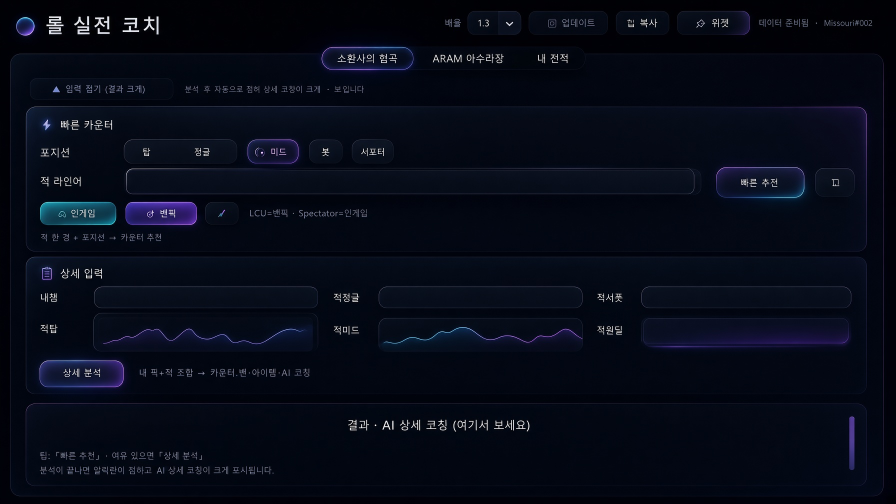
#> input picture app-design-reference.jpg, 1792 x 1008 px (shown at 1/2 size); its folder holds only this picture in this run
$ python -i augment_ocr.py   (imports and definitions only)
#> lines starting #> are read from the running program, lines starting #| are printed output that depends on the picture
### src/lol_coach/log.py
"""공통 로깅 — CLI ``-v`` / GUI 부팅 시 한 번 초기화.

라이브러리 모듈은 ``logging.getLogger("lol_coach...")`` 로 로그만 남기고,
화면 출력은 기존 rich/GUI 경로를 그대로 사용한다.

설치본 디버깅을 위해 ``<데이터폴더>/logs/lol_coach.log`` 에도 로그를 남긴다
(기본 INFO; ``-v``/``LOL_COACH_DEBUG=1`` 시 DEBUG).
"""

from __future__ import annotations

import logging
import os
from logging.handlers import RotatingFileHandler

_LOGGER_NAME = "lol_coach"
_initialized = False


def get_logger(name: str | None = None) -> logging.Logger:
#> further down, picture is the input picture: PIL image 1792x1008 RGB; mean R, G, B 6.5, 10.7, 23.5
    if name:
        return logging.getLogger(f"{_LOGGER_NAME}.{name}")
    return logging.getLogger(_LOGGER_NAME)


# [48 lines left out: function setup_logging, not called in this run]

### src/lol_coach/analysis/augment_ocr.py
"""아수라장 제시 증강 — 화면 캡처 + Windows OCR + 카탈로그 매칭.

Riot은 맵에서 뜨는 3장을 LCU로 주지 않는다. 붙여넣기 대신
증강 창이 보일 때 화면 글자를 읽어 카탈로그 이름과 맞춘다.
"""

from __future__ import annotations

import ctypes
import json
import os
import re
import subprocess
import tempfile
from ctypes import wintypes
from dataclasses import dataclass
from difflib import SequenceMatcher
from pathlib import Path
from typing import Any

from lol_coach.log import get_logger

_log = get_logger("augocr")

_MIN_LABEL = 3
_AUG_LEVELS = frozenset({3, 7, 11, 15})
_CREATE_NO_WINDOW = 0x08000000
_PW_RENDERFULLCONTENT = 2

_OCR_PS = r"""
param([string]$Path, [string]$Lang = "ko", [string]$Out = "")
Add-Type -AssemblyName System.Runtime.WindowsRuntime | Out-Null
$asTaskGeneric = [System.WindowsRuntimeSystemExtensions].GetMethods() |
    Where-Object {
        $_.Name -eq 'AsTask' -and $_.GetParameters().Count -eq 1 -and
        $_.GetParameters()[0].ParameterType.Name -eq 'IAsyncOperation`1'
    } | Select-Object -First 1
function Await-WinRT($op, [type]$t) {
    $asTask = $asTaskGeneric.MakeGenericMethod($t)
    $netTask = $asTask.Invoke($null, @($op))
    $netTask.Wait(-1) | Out-Null
    return $netTask.Result
}
[Windows.Storage.StorageFile,Windows.Storage,ContentType=WindowsRuntime] | Out-Null
[Windows.Graphics.Imaging.BitmapDecoder,Windows.Graphics.Imaging,ContentType=WindowsRuntime] | Out-Null
[Windows.Media.Ocr.OcrEngine,Windows.Foundation,ContentType=WindowsRuntime] | Out-Null
$file = Await-WinRT ([Windows.Storage.StorageFile]::GetFileFromPathAsync($Path)) ([Windows.Storage.StorageFile])
$stream = Await-WinRT ($file.OpenAsync([Windows.Storage.FileAccessMode]::Read)) ([Windows.Storage.Streams.IRandomAccessStream])
$decoder = Await-WinRT ([Windows.Graphics.Imaging.BitmapDecoder]::CreateAsync($stream)) ([Windows.Graphics.Imaging.BitmapDecoder])
$bitmap = Await-WinRT ($decoder.GetSoftwareBitmapAsync()) ([Windows.Graphics.Imaging.SoftwareBitmap])
$lang = New-Object Windows.Globalization.Language $Lang
$engine = [Windows.Media.Ocr.OcrEngine]::TryCreateFromLanguage($lang)
if (-not $engine) { $engine = [Windows.Media.Ocr.OcrEngine]::TryCreateFromUserProfileLanguages() }
if (-not $engine) { throw "Windows OCR engine unavailable" }
$result = Await-WinRT ($engine.RecognizeAsync($bitmap)) ([Windows.Media.Ocr.OcrResult])
$text = [string]$result.Text
$lineObjs = @()
foreach ($line in $result.Lines) {
    if (-not $line.Words -or $line.Words.Count -eq 0) { continue }
    $minX = [double]::MaxValue; $minY = [double]::MaxValue
    $maxX = 0.0; $maxY = 0.0
    foreach ($word in $line.Words) {
        $r = $word.BoundingRect
        if ($r.X -lt $minX) { $minX = [double]$r.X }
        if ($r.Y -lt $minY) { $minY = [double]$r.Y }
        $right = [double]$r.X + [double]$r.Width
        $bottom = [double]$r.Y + [double]$r.Height
        if ($right -gt $maxX) { $maxX = $right }
        if ($bottom -gt $maxY) { $maxY = $bottom }
    }
    $lineObjs += @{
        t = [string]$line.Text
        x = $minX
        y = $minY
        w = [math]::Max(0.0, $maxX - $minX)
        h = [math]::Max(0.0, $maxY - $minY)
    }
}
$wordObjs = @()
foreach ($line in $result.Lines) {
    if (-not $line.Words) { continue }
    foreach ($word in $line.Words) {
        $r = $word.BoundingRect
        $wordObjs += @{
            t = [string]$word.Text
            x = [double]$r.X
            y = [double]$r.Y
            w = [double]$r.Width
            h = [double]$r.Height
        }
    }
}
$payload = @{ text = $text; lines = @($lineObjs); words = @($wordObjs) }
$json = $payload | ConvertTo-Json -Compress -Depth 6
if ($Out) {
    [System.IO.File]::WriteAllText($Out, $json, [System.Text.UTF8Encoding]::new($false))
} else {
    Write-Output $json
}
"""


@dataclass(frozen=True)
class OfferedRead:
    """화면에서 읽은 제시 증강."""

    names: list[str]
    reason: str  # ok | blank | empty_ocr | no_match | weak_match | error
    raw: str = ""


@dataclass(frozen=True)
class OcrLine:
    text: str
    x: float = 0.0
    y: float = 0.0
    w: float = 0.0
    h: float = 0.0

    @property
    def cx(self) -> float:
        return self.x + self.w / 2.0


# [10 lines left out: function active_player_level, not called in this run]


def is_augment_level(level: int) -> bool:
    return int(level) in _AUG_LEVELS


def _compact(text: str) -> str:
    return re.sub(r"\s+", "", text or "").casefold()


# [385 lines left out: functions match_catalog_names, match_catalog_names_in_order, _labels_of, fuzzy_catalog_hit, recover_unmatched_names, _column_of and 10 more, not called in this run]


def _prepare_for_ocr(image: Any) -> Any:
    """어두운 카드 위 금색 글자를 OCR이 읽기 쉽게 키우고 대비를 올린다."""
    from PIL import Image, ImageOps, ImageStat

    gray = ImageOps.autocontrast(image.convert("L"), cutoff=2)
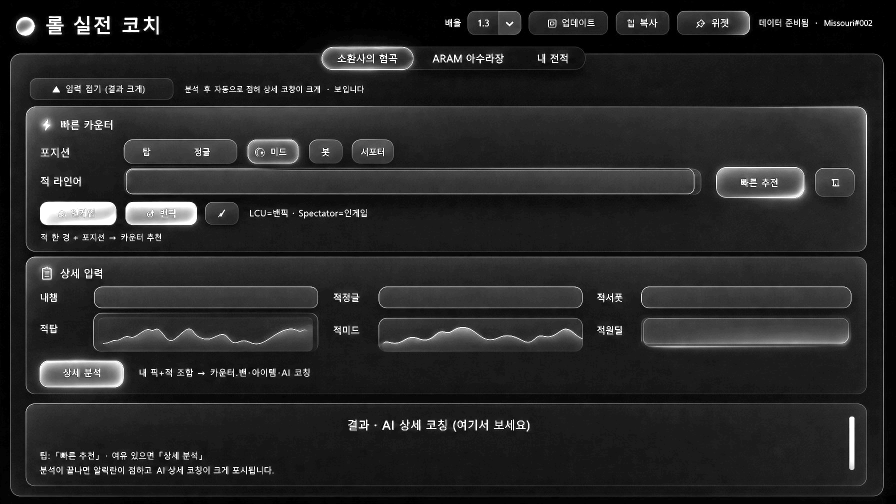
#> gray: PIL image 1792x1008 L (shown at 1/2 size); min 0, max 255, mean 38.6
    try:
        mean = float(ImageStat.Stat(gray).mean[0])
#> mean = 38.59
    except Exception:
        mean = 128.0
    if mean < 100:
        gray = ImageOps.invert(gray)
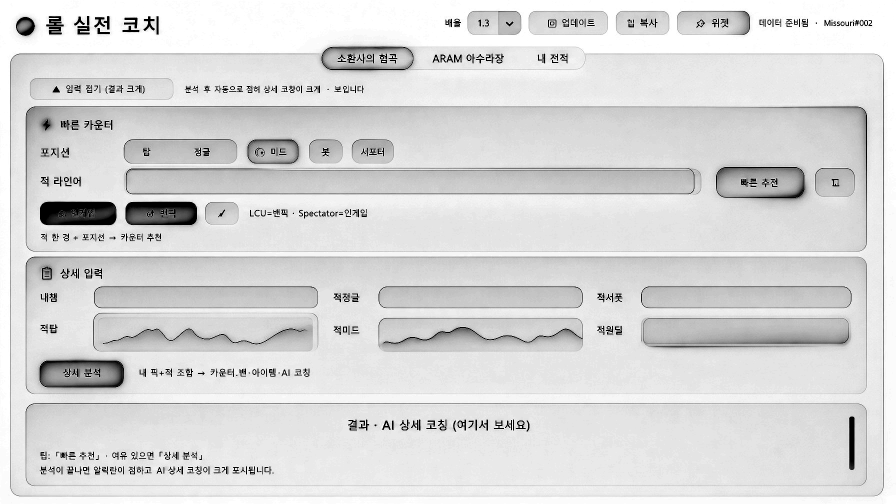
#> gray: PIL image 1792x1008 L (shown at 1/2 size); min 0, max 255, mean 216.4
    return gray.resize(
        (max(2, gray.width * 2), max(2, gray.height * 2)),
        resample=Image.Resampling.LANCZOS,
    ).convert("RGB")


# [24 lines left out: function _find_lol_hwnd, not called in this run]


_dpi_ready = False


# [263 lines left out: functions _ensure_dpi_aware, _rect_tuple, _lol_window_rect, _grab_window_image, grab_picker_image, grab_picker_png and 6 more, not called in this run]


def _ocr_image_file(image: Any, path: Path) -> tuple[str, list[OcrLine], list[OcrLine]]:
    image.save(path, format="PNG")
    return ocr_layout_windows(path)


# [88 lines left out: functions _ocr_missing_column, inspect_offered_from_screen, read_offered_from_screen, not called in this run]

>>> from PIL import Image
>>> picture = Image.open('../../../app-design-reference.jpg')
>>> result = _prepare_for_ocr(picture)
